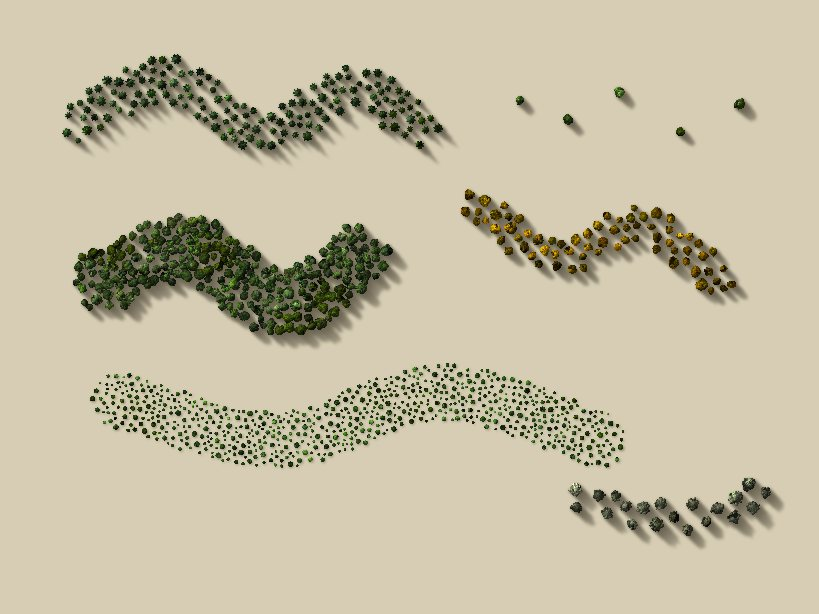
#> input picture demo/img/brush_strokes.jpg, 819 x 614 px, given in place of draw_plain.png, which was not available
$ python render_demo.py
#> lines starting #> are read from the running program, lines starting #| are printed output that depends on the picture
# Renders every feature through forest-cli for the demo page.
import json, math, random, subprocess, os
from PIL import Image, ImageDraw

ROOT = os.path.dirname(os.path.abspath(__file__))
CLI = os.path.join(ROOT, "..", "target", "release", "forest-cli.exe")
J, I = os.path.join(ROOT, "json"), os.path.join(ROOT, "img")
os.makedirs(J, exist_ok=True)
os.makedirs(I, exist_ok=True)
MW, MH = 2048, 1536


def blob(seed, scale=1.0, cx=0.5, cy=0.5):
    """Same outline generator as the app's Generate patch button."""
#> called with seed = 11, scale = 1, cx = 0.5, cy = 0.5
    rnd = random.Random(seed)
    r = min(MW, MH) * 0.3 * scale
    st = rnd.uniform(1.2, 1.8)
    rot = rnd.uniform(0, math.pi)
    hs = [(rnd.uniform(.1, .3) / (k * .6), rnd.uniform(0, 6.28)) for k in range(2, 7)]
    pts = []
    for i in range(128):
        t = i / 128 * 6.283
        rr = 1 + sum(a * math.cos((k + 2) * t + ph) for k, (a, ph) in enumerate(hs))
        x, y = math.cos(t) * r * rr * st, math.sin(t) * r * rr
        pts.append([x * math.cos(rot) - y * math.sin(rot), x * math.sin(rot) + y * math.cos(rot)])
    xs = [p[0] for p in pts]
    ys = [p[1] for p in pts]
    k = min(0.8 * MW * scale / (max(xs) - min(xs)), 0.8 * MH * scale / (max(ys) - min(ys)), 1)
    bx, by = (max(xs) + min(xs)) / 2, (max(ys) + min(ys)) / 2
    return [[MW * cx + (p[0] - bx) * k, MH * cy + (p[1] - by) * k] for p in pts]


BASE_SHAPE = blob(11)


def proj(gen=None, light=None, grading=None, shapes=None):
    p = {"shapes": shapes if shapes is not None else [{"op": "Add", "points": BASE_SHAPE}],
         "gen": {"seed": 7, **(gen or {})}}
    if light:
        p["light"] = light
    if grading:
        p["grading"] = grading
    return p


def grade(layers=None, glob=None, **kw):
    g = {"layers": [dict(l) for l in (layers or [{}] * 7)], **kw}
    if glob:
        g["global"] = glob
    return g


def solo(i):
    return grade([{"visible": j == i} for j in range(7)])


renders = {}


def add(name, p, scale=0.4, bg=True):
    renders[name] = (p, scale, bg)


# Drawing
add("draw_plain", proj(gen={"pattern": "Plain"}))
hole = [[MW * .47 + math.cos(t / 20 * 6.283) * 170, MH * .5 + math.sin(t / 20 * 6.283) * 120] for t in range(20)]
add("draw_cut", proj(gen={"pattern": "Plain"},
                     shapes=[{"op": "Add", "points": BASE_SHAPE}, {"op": "Subtract", "points": hole}]))
for s in (21, 22, 23):
    add(f"gen_{s}", proj(shapes=[{"op": "Add", "points": blob(s)}]))
# Patterns
for pat in ["Plain", "Fragmented", "Branching", "Clumps", "Lobed"]:
    add(f"pat_{pat}", proj(gen={"pattern": pat, "pattern_strength": 0.9 if pat == "Branching" else 0.6}))
add("pat_gaps", proj(gen={"pattern": "Plain", "gaps": 1.0, "gap_size": 60, "canopy_cover": 0.95}))
# Presets
PRESETS = {
    "CG2A dense forest": dict(pattern="Fragmented", pattern_strength=.5, pattern_scale=300, canopy_cover=.88, gaps=.2),
    "Fragmented woodland": dict(pattern="Fragmented", pattern_strength=.9, pattern_scale=260, canopy_cover=.75, gaps=.3, interior_lone=.1),
    "Riparian / branching": dict(pattern="Branching", pattern_strength=.9, pattern_scale=350, branch_width=.35, canopy_cover=.85, interior_lone=.15),
    "Open woodland": dict(pattern="Clumps", pattern_strength=.8, pattern_scale=260, canopy_cover=.6, shrub_density=1.5, interior_lone=.4),
    "Savanna": dict(pattern="Clumps", pattern_strength=1, pattern_scale=120, canopy_cover=.22, interior_lone=1, lone_groups=3, grass_reach=1),
    "Old growth with gaps": dict(pattern="Lobed", pattern_strength=.5, pattern_scale=400, canopy_cover=.92, gaps=.8, gap_size=40),
}
for i, (k, g) in enumerate(PRESETS.items()):
    add(f"preset_{i}", proj(gen=g))
# Edge modes
add("edge_realistic", proj())
add("edge_blurred", proj(gen={"edge_mode": "Blurred"}))
add("edge_blurred_soft", proj(gen={"edge_mode": "Blurred", "feather": 0.9}))
two = [{"op": "Add", "points": blob(31, 0.6, 0.35, 0.45)}, {"op": "Add", "points": blob(32, 0.6, 0.65, 0.55)}]
add("edge_blurred_merge", proj(gen={"edge_mode": "Blurred"}, shapes=two))
# Layers
NAMES = ["Haze", "Ground shadow", "Grass", "Shrubs", "Canopy", "Lone trees", "Pebbles"]
for i in range(7):
    add(f"layer_{i}", proj(grading=solo(i)))
add("layer_all", proj())
# Light and shadow
for a in (45, 135, 225, 315):
    add(f"light_dir_{a}", proj(light={"shadow_angle": a}))
add("light_len_short", proj(light={"shadow_length": 0.4}))
add("light_len_long", proj(light={"shadow_length": 2.5}))
add("light_soft_0", proj(light={"shadow_softness": 0.0}))
add("light_soft_3", proj(light={"shadow_softness": 3.0}))
add("light_none", proj(light={"shadows": False}))
add("light_flat", proj(light={"shadows": False, "flat": True}))
add("light_shadow_only", proj(grading=solo(1)))
add("light_elev_low", proj(light={"elevation": 15}))
# Colour grading
add("grade_default", proj())
add("grade_autumn", proj(grading=grade([{}, {}, {"hue": 15, "saturation": 0.8}, {"hue": 45, "saturation": 1.3},
                                        {"hue": 55, "saturation": 1.4, "brightness": 1.1}, {"hue": 40, "saturation": 1.3}, {}])))
add("grade_dark", proj(grading=grade(glob={"brightness": 0.7, "contrast": 1.25, "saturation": 0.85})))
add("grade_blight", proj(grading=grade(glob={"saturation": 0.25, "tint": [1.05, 0.95, 0.8], "brightness": 0.9})))
add("grade_sage", proj(grading=grade([{}, {}, {}, {}, {"tint": [0.85, 1.0, 1.05], "brightness": 1.15, "saturation": 0.75}, {}, {}])))
add("grade_night", proj(grading=grade(glob={"tint": [0.6, 0.75, 1.0], "brightness": 0.55, "saturation": 0.6}, shadow_opacity=0.85)))
# Canopy controls
add("can_cover_50", proj(gen={"canopy_cover": 0.5}))
add("can_cover_95", proj(gen={"canopy_cover": 0.97}))
add("can_crown_small", proj(gen={"crown_min": 5, "crown_max": 9}))
add("can_crown_big", proj(gen={"crown_min": 18, "crown_max": 30}))
add("can_lumps_low", proj(gen={"crown_lumps": 0.3}), scale=1.0)
add("can_lumps_high", proj(gen={"crown_lumps": 2.5}), scale=1.0)
# Undergrowth
add("under_grass_0", proj(gen={"grass_reach": 0.0, "shrub_density": 0}))
add("under_grass_1", proj(gen={"grass_reach": 1.0, "grass_density": 1.5}))
add("under_lone_0", proj(gen={"lone_groups": 0, "pebbles": 0}))
add("under_lone_4", proj(gen={"lone_groups": 4, "pebbles": 4, "lone_reach": 0.9}))
add("under_haze_0", proj(gen={"haze_opacity": 0}))
add("under_haze_6", proj(gen={"haze_opacity": 0.6, "haze_reach": 1.0}))
# Texture bank vs palette, 1:1 detail
add("tex_bank", proj(), scale=1.0)
add("tex_palette", proj(gen={"use_texture_bank": False}), scale=1.0)
# Transparent export at full resolution
add("export_full", proj(), scale=1.0, bg=False)


def run(name):
#> called with name = 'draw_plain'
    p, scale, bg = renders[name]
    jp = os.path.join(J, name + ".json")
    json.dump(p, open(jp, "w"))
    out = os.path.join(J, name + ".png")
    args = [CLI, jp, "-scale", str(scale), "-out", out] + (["-bg"] if bg else [])
    subprocess.run(args, check=True, capture_output=True, cwd=os.path.join(ROOT, ".."))
#> (this line was passed over: subprocess is not available in this run)
    return out


def save_jpg(img, name, q=84):
    img.convert("RGB").save(os.path.join(I, name + ".jpg"), quality=q, optimize=True)


xs = [x for x, _ in BASE_SHAPE]
ys = [y for _, y in BASE_SHAPE]
for name, (p, scale, bg) in renders.items():
    im = Image.open(run(name))
#> im is the input picture: PIL image 819x614 RGB; mean R, G, B 196.6, 188.5, 163
    if name.startswith("draw_") or name.startswith("gen_"):
        d = ImageDraw.Draw(im)
        for sh in p["shapes"]:
            pts = [(x * scale, y * scale) for x, y in sh["points"]]
            col = (40, 140, 40) if sh["op"] == "Add" else (200, 50, 50)
            d.line(pts + [pts[0]], fill=col, width=2)
    if name == "export_full":
        sm = im.resize((im.width * 4 // 10, im.height * 4 // 10), Image.LANCZOS)
        chk = Image.new("RGBA", sm.size)
        cd = ImageDraw.Draw(chk)
        for y in range(0, sm.height, 16):
            for x in range(0, sm.width, 16):
                c = (205, 205, 205, 255) if (x // 16 + y // 16) % 2 else (245, 245, 245, 255)
                cd.rectangle([x, y, x + 15, y + 15], fill=c)
        chk.alpha_composite(sm)
        save_jpg(chk, "export_checker")
        nz = Image.effect_noise(sm.size, 24).convert("L")
        ground = Image.composite(Image.new("RGBA", sm.size, (92, 84, 62, 255)),
                                 Image.new("RGBA", sm.size, (110, 100, 74, 255)), nz)
        ground.alpha_composite(sm)
        save_jpg(ground, "export_ground")
        continue
    if name.startswith("under_"):
        # Edge detail: lower half of the patch, where grass, lone trees and haze sit.
        w, h = im.size
        im = im.crop((int(w * 0.18), int(h * 0.45), int(w * 0.82), int(h * 0.98)))
    if scale == 1.0:
        # 1:1 detail crop at the patch edge so leaf-level texture is visible.
        cx, cy = int(min(xs) + 160), int((min(ys) + max(ys)) / 2)
        im = im.crop((cx - 250, cy - 230, cx + 450, cy + 230))
    save_jpg(im, name)
#> in save_jpg, `img.convert("RGB").save(os.path.join(I, name + ".jpg"), quality=q, opt..`:
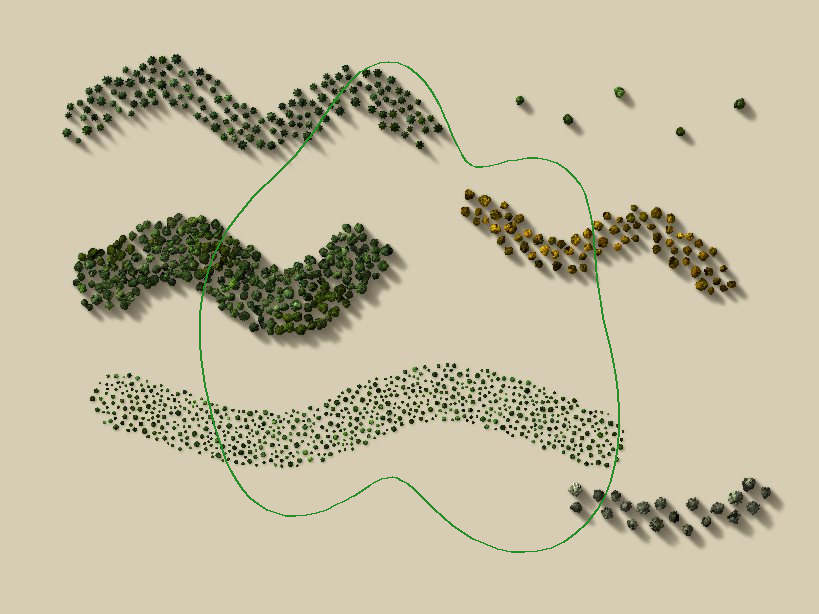
#> saved as draw_plain.jpg: PIL image 819x614 RGB; mean R, G, B 195.7, 188.2, 162.3
    print(name)
#> pass 2 of the loop `for name, (p, scale, bg) in renders.items():`:
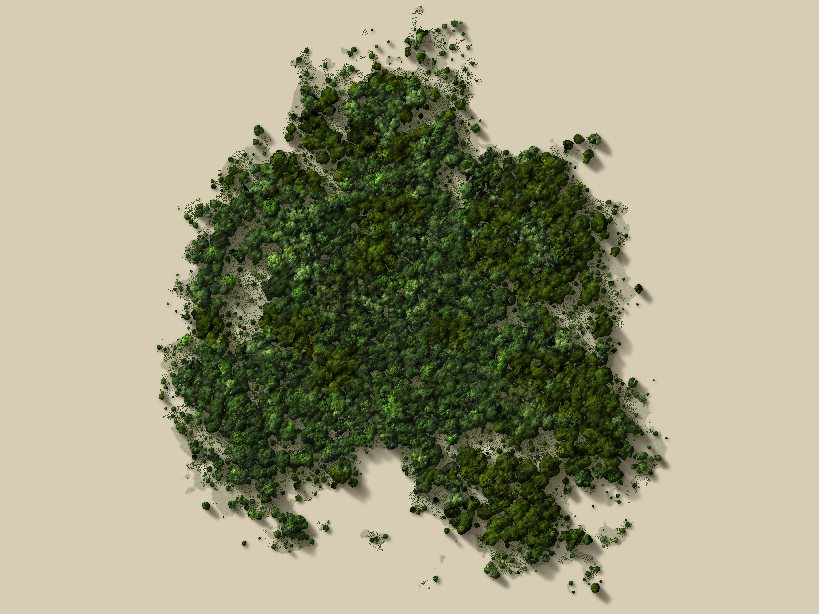
#> input picture demo/img/can_crown_big.jpg, 819 x 614 px, given in place of draw_cut.png, which was not available
#> im is the input picture: PIL image 819x614 RGB; mean R, G, B 157.8, 155.5, 127.7
#> in save_jpg (call 2), `img.convert("RGB").save(os.path.join(I, name + ".jpg"), quality=q, opt..`:
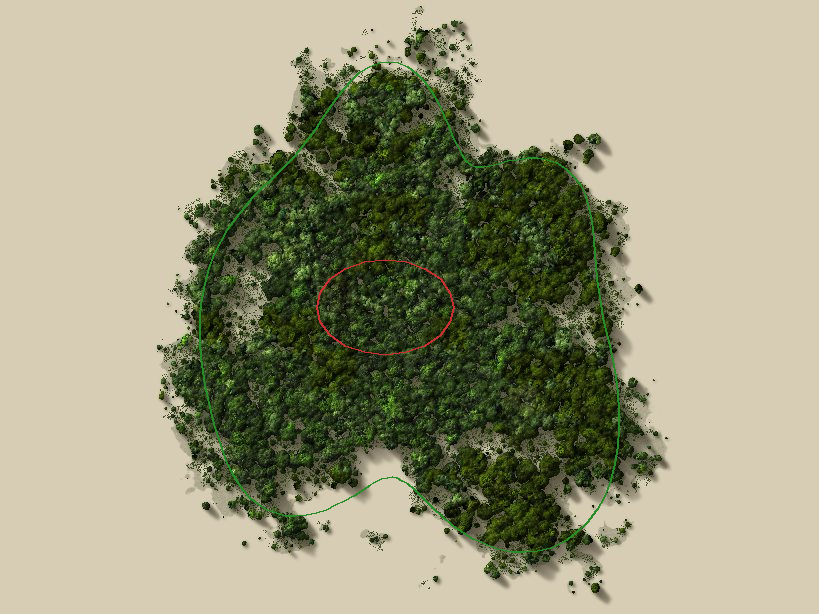
#> saved as draw_cut.jpg: PIL image 819x614 RGB; mean R, G, B 157.8, 155.8, 127.7
#> (the run stopped early here; a loop or call above may not have finished)
